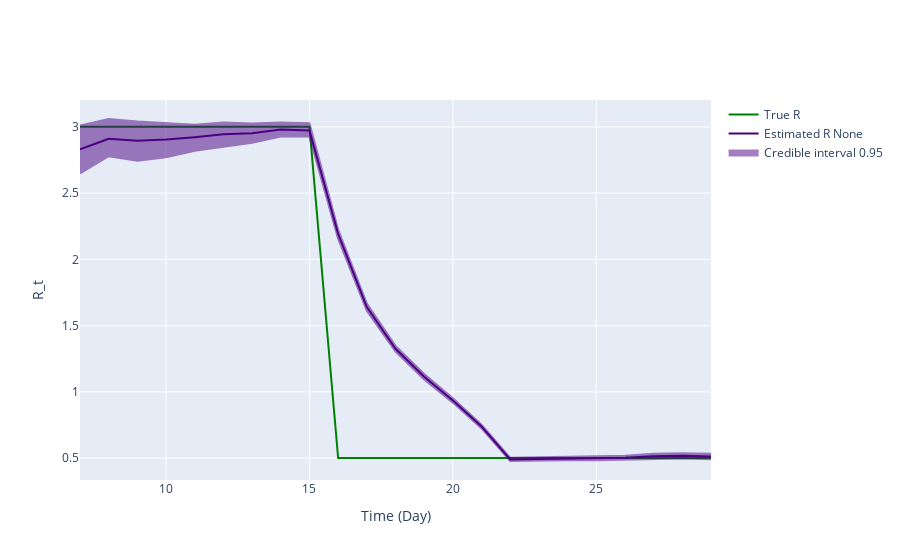

Write notebook code for a chart like this one.
### Markdown cell above
## Inference plot using class method results

### Code cell
fig = ReproductionNumberPlot()

fig.add_ground_truth_rt(ground_truth)
fig.add_interval_rt(new_intervals)

fig.update_labels(time_label='Time (Day)', r_label='R_t')

fig.show_figure()

### Figure 1 — Plotly figure (JSON) as saved in the notebook; plotly's stock layout.template omitted (floating-point values rounded to 4 significant figures)
{"data": [{"line": {"color": "green"}, "mode": "lines", "name": "True R", "type": "scatter", "x": [7, 8, 9, 10, 11, 12, 13, 14, 15, 16, 17, 18, 19, 20, 21, 22, 23, 24, 25, 26, 27, 28, 29], "y": [3, 3, 3, 3, 3, 3, 3, 3, 3, 0.5, 0.5, 0.5, 0.5, 0.5, 0.5, 0.5, 0.5, 0.5, 0.5, 0.5, 0.5, 0.5, 0.5]}, {"line": {"color": "indigo"}, "mode": "lines", "name": "Estimated R None", "type": "scatter", "x": [7, 8, 9, 10, 11, 12, 13, 14, 15, 16, 17, 18, 19, 20, 21, 22, 23, 24, 25, 26, 27, 28, 29], "y": [2.831, 2.91, 2.894, 2.904, 2.922, 2.943, 2.952, 2.98, 2.972, 2.191, 1.639, 1.325, 1.115, 0.9343, 0.7382, 0.4897, 0.4936, 0.4965, 0.4984, 0.5017, 0.5131, 0.5174, 0.5122]}, {"fill": "toself", "fillcolor": "indigo", "line": {"color": "indigo"}, "mode": "lines", "name": "Credible interval 0.95", "opacity": 0.5, "showlegend": true, "type": "scatter", "x": [7, 8, 9, 10, 11, 12, 13, 14, 15, 16, 17, 18, 19, 20, 21, 22, 23, 24, 25, 26, 27, 28, 29, 29, 28, 27, 26, 25, 24, 23, 22, 21, 20, 19, 18, 17, 16, 15, 14, 13, 12, 11, 10, 9, 8, 7], "y": [3.011, 3.059, 3.04, 3.03, 3.017, 3.032, 3.024, 3.032, 3.027, 2.225, 1.667, 1.347, 1.135, 0.952, 0.7519, 0.5021, 0.5055, 0.5099, 0.5137, 0.5175, 0.5328, 0.5375, 0.5331, 0.4907, 0.4978, 0.4927, 0.4865, 0.4829, 0.4835, 0.4818, 0.4781, 0.7238, 0.9187, 1.094, 1.304, 1.611, 2.154, 2.926, 2.927, 2.88, 2.851, 2.819, 2.771, 2.745, 2.779, 2.649]}], "layout": {"hovermode": "x unified", "xaxis": {"title": {"text": "Time (Day)"}}, "yaxis": {"title": {"text": "R_t"}}}}
